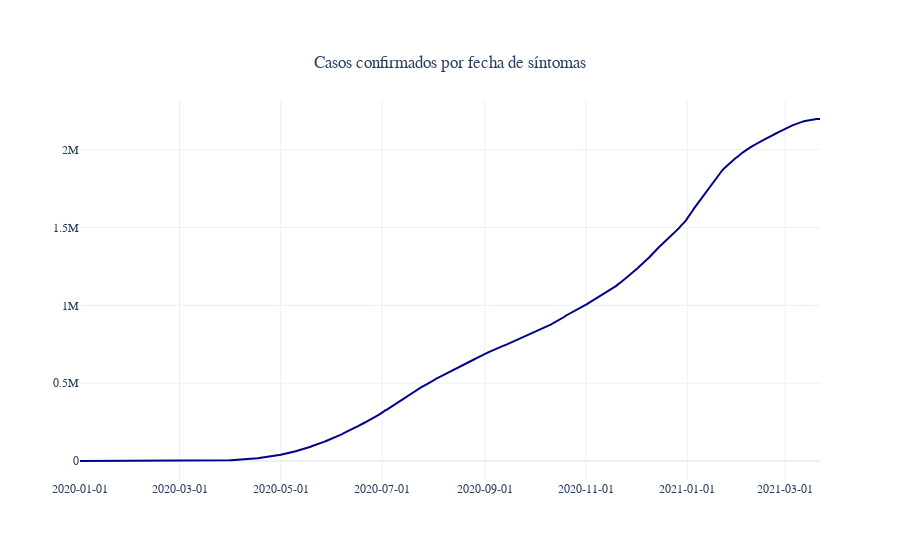

The notebook cell saved with this chart:
### Code cell
# Series Confirmados ACUMULADOS

fig = go.Figure()

fig.add_trace( go.Scatter( x = Series_Casos['Fecha'], y = Series_Casos['Confirmados'].cumsum(), 
                          name = 'Confirmados', line_color = 'darkblue' ) )

fig.update_layout( template = 'plotly_white', # "plotly", "plotly_white", "ggplot2", "seaborn", "simple_white", "none"
                  barmode = 'overlay', 
                  title = { 'text': 'Casos confirmados por fecha de síntomas',
                           'y':0.9, 'x':0.5, 'xanchor': 'center', 'yanchor': 'top'}, 
                  font_family = 'Calibri Light')

fig.update_xaxes(tickformat = '%Y-%m-%d') # (tickangle = 90, tickformat = '%Y-%m-%d')

fig.show()

### Figure 1 — Plotly figure (JSON) as saved in the notebook; plotly's stock layout.template omitted (floating-point values rounded to 4 significant figures; data arrays with more than 128 entries replaced by an {"elided": "..."} marker saying what was removed)
{"data": [{"line": {"color": "darkblue"}, "name": "Confirmados", "type": "scatter", "x": {"elided": "447 str values"}, "y": {"elided": "447 int values"}}], "layout": {"barmode": "overlay", "font": {"family": "Calibri Light"}, "title": {"text": "Casos confirmados por fecha de síntomas", "x": 0.5, "xanchor": "center", "y": 0.9, "yanchor": "top"}, "xaxis": {"tickformat": "%Y-%m-%d"}}}
